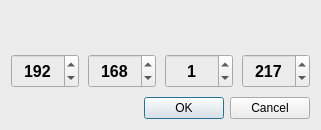
<?xml version="1.0" encoding="UTF-8"?>
<ui version="4.0">
 <class>NetworkDialog</class>
 <widget class="QDialog" name="NetworkDialog">
  <property name="geometry">
   <rect>
    <x>0</x>
    <y>0</y>
    <width>321</width>
    <height>130</height>
   </rect>
  </property>
  <property name="windowTitle">
   <string>Dialog</string>
  </property>
  <property name="styleSheet">
   <string notr="true">background-color: rgb(236, 236, 236);</string>
  </property>
  <layout class="QGridLayout" name="gridLayout_2">
   <item row="0" column="0">
    <widget class="QFrame" name="frame">
     <layout class="QGridLayout" name="gridLayout">
      <property name="leftMargin">
       <number>0</number>
      </property>
      <property name="topMargin">
       <number>0</number>
      </property>
      <property name="rightMargin">
       <number>0</number>
      </property>
      <property name="bottomMargin">
       <number>0</number>
      </property>
      <property name="horizontalSpacing">
       <number>6</number>
      </property>
      <property name="verticalSpacing">
       <number>9</number>
      </property>
      <item row="0" column="0">
       <widget class="QLabel" name="label">
        <property name="font">
         <font>
          <family>Arial</family>
          <pointsize>14</pointsize>
          <weight>75</weight>
          <bold>true</bold>
         </font>
        </property>
        <property name="text">
         <string/>
        </property>
        <property name="alignment">
         <set>Qt::AlignCenter</set>
        </property>
       </widget>
      </item>
      <item row="1" column="0">
       <layout class="QHBoxLayout" name="horizontalLayout">
        <property name="spacing">
         <number>9</number>
        </property>
        <item>
         <widget class="QSpinBox" name="spinBox_1">
          <property name="sizePolicy">
           <sizepolicy hsizetype="Preferred" vsizetype="Preferred">
            <horstretch>0</horstretch>
            <verstretch>0</verstretch>
           </sizepolicy>
          </property>
          <property name="font">
           <font>
            <family>Arial</family>
            <pointsize>12</pointsize>
            <weight>75</weight>
            <bold>true</bold>
           </font>
          </property>
          <property name="alignment">
           <set>Qt::AlignCenter</set>
          </property>
          <property name="maximum">
           <number>1000</number>
          </property>
          <property name="value">
           <number>192</number>
          </property>
         </widget>
        </item>
        <item>
         <widget class="QSpinBox" name="spinBox_2">
          <property name="sizePolicy">
           <sizepolicy hsizetype="Preferred" vsizetype="Preferred">
            <horstretch>0</horstretch>
            <verstretch>0</verstretch>
           </sizepolicy>
          </property>
          <property name="font">
           <font>
            <family>Arial</family>
            <pointsize>12</pointsize>
            <weight>75</weight>
            <bold>true</bold>
           </font>
          </property>
          <property name="alignment">
           <set>Qt::AlignCenter</set>
          </property>
          <property name="maximum">
           <number>1000</number>
          </property>
          <property name="value">
           <number>168</number>
          </property>
         </widget>
        </item>
        <item>
         <widget class="QSpinBox" name="spinBox_3">
          <property name="sizePolicy">
           <sizepolicy hsizetype="Preferred" vsizetype="Preferred">
            <horstretch>0</horstretch>
            <verstretch>0</verstretch>
           </sizepolicy>
          </property>
          <property name="font">
           <font>
            <family>Arial</family>
            <pointsize>12</pointsize>
            <weight>75</weight>
            <bold>true</bold>
           </font>
          </property>
          <property name="alignment">
           <set>Qt::AlignCenter</set>
          </property>
          <property name="maximum">
           <number>100</number>
          </property>
          <property name="value">
           <number>1</number>
          </property>
         </widget>
        </item>
        <item>
         <widget class="QSpinBox" name="spinBox_4">
          <property name="sizePolicy">
           <sizepolicy hsizetype="Preferred" vsizetype="Preferred">
            <horstretch>0</horstretch>
            <verstretch>0</verstretch>
           </sizepolicy>
          </property>
          <property name="font">
           <font>
            <family>Arial</family>
            <pointsize>12</pointsize>
            <weight>75</weight>
            <bold>true</bold>
           </font>
          </property>
          <property name="alignment">
           <set>Qt::AlignCenter</set>
          </property>
          <property name="maximum">
           <number>1000</number>
          </property>
          <property name="value">
           <number>217</number>
          </property>
         </widget>
        </item>
       </layout>
      </item>
      <item row="2" column="0">
       <widget class="QDialogButtonBox" name="buttonBox">
        <property name="standardButtons">
         <set>QDialogButtonBox::Cancel|QDialogButtonBox::Ok</set>
        </property>
       </widget>
      </item>
     </layout>
    </widget>
   </item>
  </layout>
 </widget>
 <resources/>
 <connections>
  <connection>
   <sender>buttonBox</sender>
   <signal>rejected()</signal>
   <receiver>NetworkDialog</receiver>
   <slot>reject()</slot>
   <hints>
    <hint type="sourcelabel">
     <x>136</x>
     <y>94</y>
    </hint>
    <hint type="destinationlabel">
     <x>136</x>
     <y>52</y>
    </hint>
   </hints>
  </connection>
  <connection>
   <sender>buttonBox</sender>
   <signal>accepted()</signal>
   <receiver>NetworkDialog</receiver>
   <slot>accept()</slot>
   <hints>
    <hint type="sourcelabel">
     <x>136</x>
     <y>94</y>
    </hint>
    <hint type="destinationlabel">
     <x>136</x>
     <y>52</y>
    </hint>
   </hints>
  </connection>
 </connections>
</ui>
